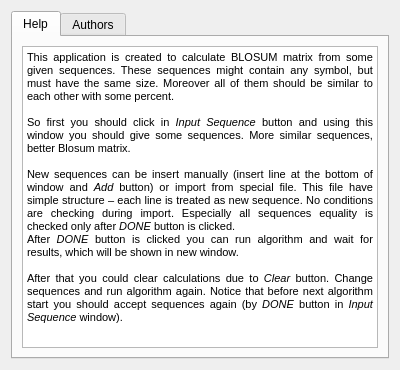
<?xml version="1.0" encoding="UTF-8"?>
<ui version="4.0">
 <class>InfoView</class>
 <widget class="QWidget" name="InfoView">
  <property name="geometry">
   <rect>
    <x>0</x>
    <y>0</y>
    <width>400</width>
    <height>370</height>
   </rect>
  </property>
  <property name="windowTitle">
   <string>Information</string>
  </property>
  <property name="windowIcon">
   <iconset resource="AppResources.qrc">
    <normaloff>:/images/dnaIcon.png</normaloff>:/images/dnaIcon.png</iconset>
  </property>
  <layout class="QGridLayout" name="gridLayout">
   <item row="0" column="0">
    <widget class="QTabWidget" name="tabWidget">
     <property name="currentIndex">
      <number>0</number>
     </property>
     <widget class="QWidget" name="tab_1">
      <attribute name="title">
       <string>Help</string>
      </attribute>
      <layout class="QGridLayout" name="gridLayout_2">
       <item row="0" column="0">
        <widget class="QTextEdit" name="textEdit">
         <property name="html">
          <string>&lt;!DOCTYPE HTML PUBLIC &quot;-//W3C//DTD HTML 4.0//EN&quot; &quot;http://www.w3.org/TR/REC-html40/strict.dtd&quot;&gt;
&lt;html&gt;&lt;head&gt;&lt;meta name=&quot;qrichtext&quot; content=&quot;1&quot; /&gt;&lt;style type=&quot;text/css&quot;&gt;
p, li { white-space: pre-wrap; }
&lt;/style&gt;&lt;/head&gt;&lt;body style=&quot; font-family:'MS Shell Dlg 2'; font-size:8.25pt; font-weight:400; font-style:normal;&quot;&gt;
&lt;p align=&quot;justify&quot; style=&quot; margin-top:0px; margin-bottom:0px; margin-left:0px; margin-right:0px; -qt-block-indent:0; text-indent:0px;&quot;&gt;&lt;span style=&quot; font-size:8pt;&quot;&gt;This application is created to calculate BLOSUM matrix from some given sequences. These sequences might contain any symbol, but must have the same size. Moreover all of them should be similar to each other with some percent. &lt;/span&gt;&lt;/p&gt;
&lt;p align=&quot;justify&quot; style=&quot;-qt-paragraph-type:empty; margin-top:0px; margin-bottom:0px; margin-left:0px; margin-right:0px; -qt-block-indent:0; text-indent:0px; font-size:8pt;&quot;&gt;&lt;br /&gt;&lt;/p&gt;
&lt;p align=&quot;justify&quot; style=&quot; margin-top:0px; margin-bottom:0px; margin-left:0px; margin-right:0px; -qt-block-indent:0; text-indent:0px;&quot;&gt;&lt;span style=&quot; font-size:8pt;&quot;&gt;So first you should click in &lt;/span&gt;&lt;span style=&quot; font-size:8pt; font-style:italic;&quot;&gt;Input Sequence&lt;/span&gt;&lt;span style=&quot; font-size:8pt;&quot;&gt; button and using this window you should give some sequences. More similar sequences, better Blosum matrix.&lt;/span&gt;&lt;/p&gt;
&lt;p align=&quot;justify&quot; style=&quot;-qt-paragraph-type:empty; margin-top:0px; margin-bottom:0px; margin-left:0px; margin-right:0px; -qt-block-indent:0; text-indent:0px; font-size:8pt;&quot;&gt;&lt;br /&gt;&lt;/p&gt;
&lt;p align=&quot;justify&quot; style=&quot; margin-top:0px; margin-bottom:0px; margin-left:0px; margin-right:0px; -qt-block-indent:0; text-indent:0px;&quot;&gt;&lt;span style=&quot; font-size:8pt;&quot;&gt;New sequences can be insert manually (insert line at the bottom of window and &lt;/span&gt;&lt;span style=&quot; font-size:8pt; font-style:italic;&quot;&gt;Add&lt;/span&gt;&lt;span style=&quot; font-size:8pt;&quot;&gt; button) or import from special file. This file have simple structure – each line is treated as new sequence. No conditions are checking during import. Especially all sequences equality is checked only after &lt;/span&gt;&lt;span style=&quot; font-size:8pt; font-style:italic;&quot;&gt;DONE&lt;/span&gt;&lt;span style=&quot; font-size:8pt;&quot;&gt; button is clicked.&lt;/span&gt;&lt;/p&gt;
&lt;p align=&quot;justify&quot; style=&quot; margin-top:0px; margin-bottom:0px; margin-left:0px; margin-right:0px; -qt-block-indent:0; text-indent:0px;&quot;&gt;&lt;span style=&quot; font-size:8pt;&quot;&gt;After &lt;/span&gt;&lt;span style=&quot; font-size:8pt; font-style:italic;&quot;&gt;DONE&lt;/span&gt;&lt;span style=&quot; font-size:8pt;&quot;&gt; button is clicked you can run algorithm and wait for results, which will be shown in new window.&lt;/span&gt;&lt;/p&gt;
&lt;p align=&quot;justify&quot; style=&quot;-qt-paragraph-type:empty; margin-top:0px; margin-bottom:0px; margin-left:0px; margin-right:0px; -qt-block-indent:0; text-indent:0px; font-size:8pt;&quot;&gt;&lt;br /&gt;&lt;/p&gt;
&lt;p align=&quot;justify&quot; style=&quot; margin-top:0px; margin-bottom:0px; margin-left:0px; margin-right:0px; -qt-block-indent:0; text-indent:0px;&quot;&gt;&lt;span style=&quot; font-size:8pt;&quot;&gt;After that you could clear calculations due to &lt;/span&gt;&lt;span style=&quot; font-size:8pt; font-style:italic;&quot;&gt;Clear&lt;/span&gt;&lt;span style=&quot; font-size:8pt;&quot;&gt; button. Change sequences and run algorithm again. Notice that before next algorithm start you should accept sequences again (by &lt;/span&gt;&lt;span style=&quot; font-size:8pt; font-style:italic;&quot;&gt;DONE&lt;/span&gt;&lt;span style=&quot; font-size:8pt;&quot;&gt; button in &lt;/span&gt;&lt;span style=&quot; font-size:8pt; font-style:italic;&quot;&gt;Input Sequence&lt;/span&gt;&lt;span style=&quot; font-size:8pt;&quot;&gt; window).&lt;/span&gt;&lt;/p&gt;
&lt;p align=&quot;justify&quot; style=&quot;-qt-paragraph-type:empty; margin-top:0px; margin-bottom:0px; margin-left:0px; margin-right:0px; -qt-block-indent:0; text-indent:0px; font-size:8pt;&quot;&gt;&lt;br /&gt;&lt;/p&gt;&lt;/body&gt;&lt;/html&gt;</string>
         </property>
         <property name="textInteractionFlags">
          <set>Qt::NoTextInteraction</set>
         </property>
        </widget>
       </item>
      </layout>
     </widget>
     <widget class="QWidget" name="tab_2">
      <attribute name="title">
       <string>Authors</string>
      </attribute>
      <layout class="QGridLayout" name="gridLayout_3">
       <item row="0" column="0">
        <widget class="QTextEdit" name="textEdit_2">
         <property name="html">
          <string>&lt;!DOCTYPE HTML PUBLIC &quot;-//W3C//DTD HTML 4.0//EN&quot; &quot;http://www.w3.org/TR/REC-html40/strict.dtd&quot;&gt;
&lt;html&gt;&lt;head&gt;&lt;meta name=&quot;qrichtext&quot; content=&quot;1&quot; /&gt;&lt;style type=&quot;text/css&quot;&gt;
p, li { white-space: pre-wrap; }
&lt;/style&gt;&lt;/head&gt;&lt;body style=&quot; font-family:'MS Shell Dlg 2'; font-size:8.25pt; font-weight:400; font-style:normal;&quot;&gt;
&lt;p style=&quot; margin-top:0px; margin-bottom:0px; margin-left:0px; margin-right:0px; -qt-block-indent:0; text-indent:0px;&quot;&gt;&lt;span style=&quot; font-size:8pt;&quot;&gt;This application was developed by:&lt;/span&gt;&lt;/p&gt;
&lt;p style=&quot;-qt-paragraph-type:empty; margin-top:0px; margin-bottom:0px; margin-left:0px; margin-right:0px; -qt-block-indent:0; text-indent:0px; font-size:8pt;&quot;&gt;&lt;br /&gt;&lt;/p&gt;
&lt;p style=&quot; margin-top:0px; margin-bottom:0px; margin-left:0px; margin-right:0px; -qt-block-indent:0; text-indent:0px;&quot;&gt;&lt;span style=&quot; font-size:8pt;&quot;&gt;Kubik Marcin&lt;/span&gt;&lt;/p&gt;
&lt;p style=&quot; margin-top:0px; margin-bottom:0px; margin-left:0px; margin-right:0px; -qt-block-indent:0; text-indent:0px;&quot;&gt;&lt;span style=&quot; font-size:8pt;&quot;&gt;Opasiak Krzysztof&lt;/span&gt;&lt;/p&gt;
&lt;p style=&quot; margin-top:0px; margin-bottom:0px; margin-left:0px; margin-right:0px; -qt-block-indent:0; text-indent:0px;&quot;&gt;&lt;span style=&quot; font-size:8pt;&quot;&gt;Sosnowski Jacek&lt;/span&gt;&lt;/p&gt;
&lt;p style=&quot;-qt-paragraph-type:empty; margin-top:0px; margin-bottom:0px; margin-left:0px; margin-right:0px; -qt-block-indent:0; text-indent:0px; font-size:8pt;&quot;&gt;&lt;br /&gt;&lt;/p&gt;
&lt;p style=&quot; margin-top:0px; margin-bottom:0px; margin-left:0px; margin-right:0px; -qt-block-indent:0; text-indent:0px;&quot;&gt;&lt;span style=&quot; font-size:8pt;&quot;&gt;April 2014&lt;/span&gt;&lt;/p&gt;&lt;/body&gt;&lt;/html&gt;</string>
         </property>
         <property name="textInteractionFlags">
          <set>Qt::NoTextInteraction</set>
         </property>
        </widget>
       </item>
      </layout>
     </widget>
    </widget>
   </item>
  </layout>
 </widget>
 <resources>
  <include location="AppResources.qrc"/>
 </resources>
 <connections/>
</ui>
